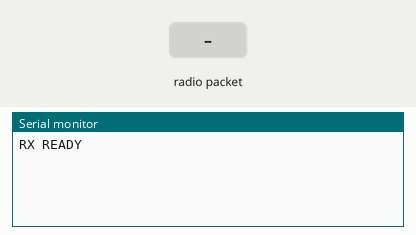
This sketch was run on a simulated Arduino Uno, built with avr-gcc and run on an emulated ATmega328P. Shown: the last lines printed to the serial monitor. The inputs (shaded band) are chosen by the test bench. No radio packets arrive unless stated.

Above: at 1.2 s.
1.3 s: radio packet "1" arrives
At 2.5 s:
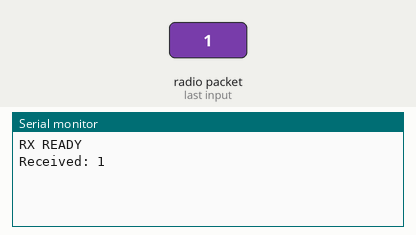
2.8 s: radio packet "0" arrives
At 3.8 s:
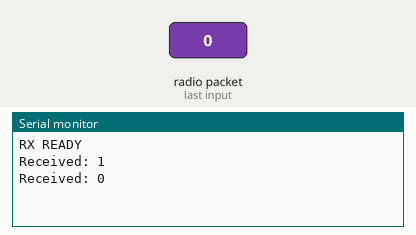
4.3 s: radio packet "2" arrives
At 5.0 s:
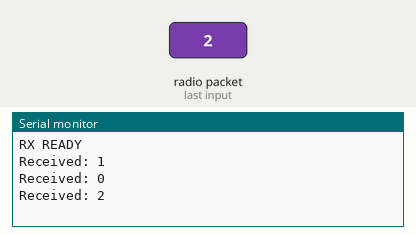

Measured:
- after the input at 1.3 s, the serial monitor: prints a new line at once (image 1)
- after the input at 2.8 s, the serial monitor: prints a new line at once (image 2)
- after the input at 4.3 s, the serial monitor: prints a new line at once (image 3)

The sketch:

rx_accelerometer_nrf.ino
```cpp
#include <SPI.h>
#include <nRF24L01.h>
#include <RF24.h>

RF24 radio(9, 10);

const byte address[6] = "00001";

char text[32];

void setup() {

  Serial.begin(9600);

  radio.begin();
  radio.setChannel(76);
  radio.setDataRate(RF24_1MBPS);
  radio.setPALevel(RF24_PA_LOW);
  radio.setAutoAck(false);

  radio.openReadingPipe(0, address);
  radio.startListening();

  Serial.println("RX READY");
}

void loop() {

  if (radio.available()) {

    memset(text, 0, sizeof(text));

    radio.read(text, sizeof(text));

    Serial.print("Received: ");
    Serial.println(text);
  }
}
```
